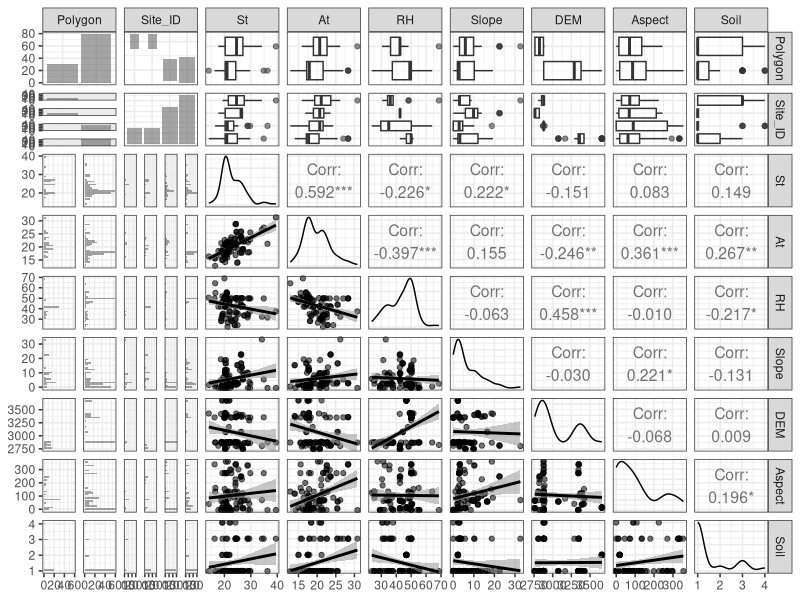
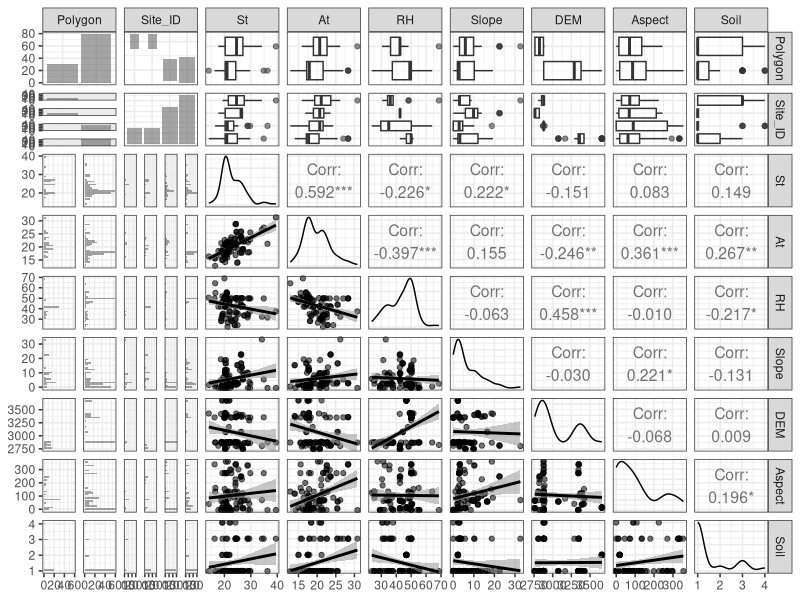

Source code (R) for these figures, in order: (Note: this script raises an error after producing the figures.)
## ---- chunk 1
library(tidyverse)
library(ggplot2)
library(GGally)  
## ---- chunk 2
#Enviromental variables database
Sg.env<-read.table("Data/Env_Data/Env_Data.txt",header=T)

#Explore data
str(Sg.env)
summary(Sg.env)
## ---- chunk 3
#Calculate and plot correlations between variables
(Sg_corr_all<-ggpairs(Sg.env[,c(3:11)], #Variables selection
              aes(alpha = 0.5), #Transparency
              upper=list(continuous=wrap("cor",size=4)), #Size of correlation values
              lower=list(continuous="smooth",alpha = 0.3,size=0.1))+ #Add trend line
              theme_bw()) #Canvas definition
## ---- chunk 4
ggsave("Analysis/Env_Vars/Figures/Sg_corr_all.pdf",dpi=300,limitsize=TRUE,
       width=10,height=7)
## ---- chunk 5
#Standardization
Sg.std.env<-as.data.frame(scale(Sg.env[,c(3:11)],center=T,scale=T)) %>% round(digits=4)

#Creation of a new database with standardized values
Sg.std.env<-cbind(Sg.env[,c(1:2)],Sg.std.env)
## ---- chunk 6
#Extraction of P5For samples
Vars_P5For<-filter(Sg.std.env,Site=="P5For")

#Means calculation of P5For samples
P5For.mean<-apply(Vars_P5For[,3:11],MARGIN=2,FUN=mean) %>% round(digits=4)
## ---- chunk 7
#Extraction of P5Agr samples
Vars_P5Agr<-filter(Sg.std.env,Site=="P5Agr") 

#Means calculation of P5Agr samples
P5Agr.mean<-apply(Vars_P5Agr[,3:11],MARGIN=2,FUN=mean) %>% round(digits=4)
## ---- chunk 8
#Extraction of P6For samples
Vars_P6For<-filter(Sg.std.env,Site=="P6For")

#Means calculation of P6For samples
P6For.mean<-apply(Vars_P6For[,3:11],MARGIN=2,FUN=mean) %>% round(digits=4)
## ---- chunk 9
#Extraction of P6Agr samples
Vars_P6Agr<-filter(Sg.std.env,Site=="P6Agr") 

#Means calculation of P6Agr samples
P6Agr.mean<-apply(Vars_P6Agr[,3:11],MARGIN=2,FUN=mean) %>% round(digits=4)
## ---- chunk 10
#Base with means
(Env_all<-as.data.frame(cbind(P5For.mean,P5Agr.mean,P6For.mean,P6Agr.mean)))
## ---- chunk 11
#Base with all variables values of P6 sites
Env_P6<-as.data.frame(rbind(Vars_P6For,Vars_P6Agr))

#Calculate and plot correlations between variables
(Sg_corr_P6<-ggpairs(Env_P6[,c(3:11)], #Variables selection
                     aes(alpha = 0.5), #Transparency
                     upper=list(continuous=wrap("cor",size=4)), #Size of correlation values
                     lower=list(continuous="smooth",alpha = 0.3,size=0.1))+ #Add trend line
                     theme_bw()) #Canvas definition
## ---- chunk 12
ggsave("Analysis/Env_Vars/Figures/Sg_corr_P6.pdf",dpi=300,limitsize=TRUE,
       width=10,height=7)
## ---- chunk 13
#Base with means
Sg_Env_P6<-as.data.frame(cbind(P6For.mean,P6Agr.mean))

#Variables selection, skipping NDVI
(Sg_Env_P6<-Sg_Env_P6[c(1:8),])
## ---- chunk 14
#Base with all variables values of P5 sites
Env_P5<-as.data.frame(rbind(Vars_P5For,Vars_P5Agr))

#Calculate and plot correlations between variables
(Sg_corr_P5<-ggpairs(Env_P5[,c(3:11)], #Variables selection
                     aes(alpha = 0.5), #Transparency
                     upper=list(continuous=wrap("cor",size=4)), #Size of correlation values
                     lower=list(continuous="smooth",alpha = 0.3,size=0.1))+ #Add trend line
                     theme_bw()) #Canvas definition
## ---- chunk 15
ggsave("Analysis/Env_Vars/Figures/Sg_corr_P5.pdf",dpi=300,limitsize=TRUE,
       width=10,height=7)
## ---- chunk 16
#Base with means
Sg_Env_P5<-as.data.frame(cbind(P5For.mean,P5Agr.mean))

#Variables selection, skipping At
(Sg_Env_P5<-Sg_Env_P5[c(1,3:9),])
## ---- chunk 17
write.table(Env_all,file="Data/BayPass/Input_Vars/Env_All.txt",row.names=F,col.names=F,quote=F,sep="\t")
## ---- chunk 18
write.table(Sg_Env_P6,file="Data/BayPass/Input_Vars/Env_P6.txt",row.names=F,col.names=F,quote=F,sep="\t")
## ---- chunk 19
write.table(Sg_Env_P5,file="Data/BayPass/Input_Vars/Env_P5.txt",row.names=F,col.names=F,quote=F,sep="\t")
